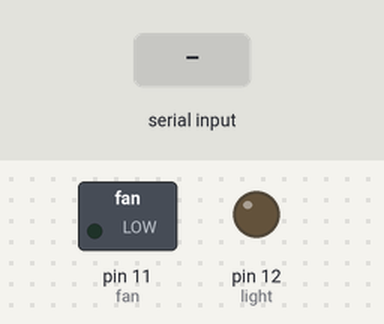
A sketch run on a simulated Arduino Uno, built with avr-gcc and run on an emulated ATmega328P. Shown: switched loads named in the sketch (green lamp = pin HIGH), output pins drawn as LEDs (lit = HIGH). The test bench sets the inputs (shaded band).

Above: at 1.2 s.
1.3 s: "1\n" received over Serial
At 2.5 s:
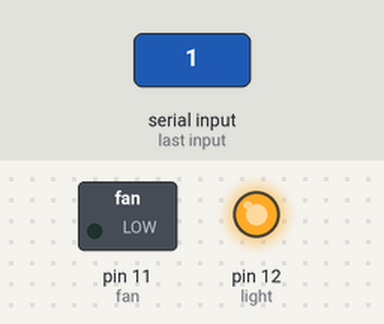
2.8 s: "3\n" received over Serial
At 3.9 s:
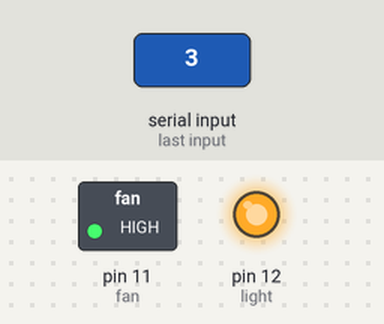
4.3 s: "2\n" received over Serial
At 5.0 s:
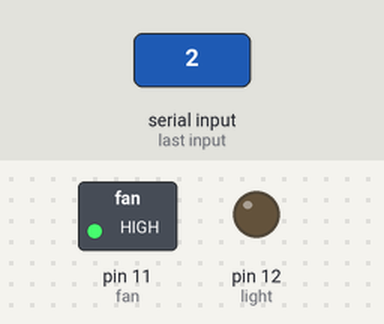
5.8 s: "4\n" received over Serial
At 6.2 s:
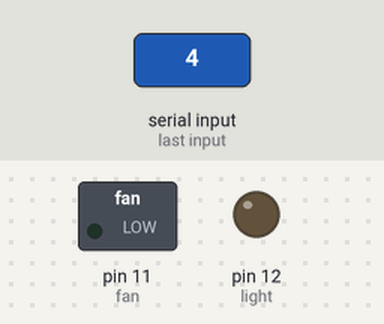
Timing chart, 0 to 8.3 s (numbered marks = the images above; inputs shaded):
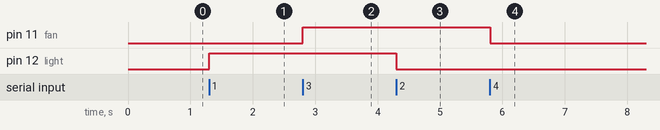

Measured:
- after the input at 1.3 s, pin 12 (light): LOW → HIGH at once
- after the input at 2.8 s, pin 11 (fan): LOW → HIGH at once
- after the input at 4.3 s, pin 12 (light): HIGH → LOW at once
- after the input at 5.8 s, pin 11 (fan): HIGH → LOW at once

The sketch:

code.ino
```cpp
int light = 12;
int fan = 11;

void setup() {
  pinMode(light, OUTPUT);
  pinMode(fan, OUTPUT);
  Serial.begin(9600);
}

void loop() {
  if (Serial.available()) {
    int val = Serial.parseInt();

    if (val == 1) digitalWrite(light, HIGH);
    if (val == 2) digitalWrite(light, LOW);
    if (val == 3) digitalWrite(fan, HIGH);
    if (val == 4) digitalWrite(fan, LOW);
  }
}
```
